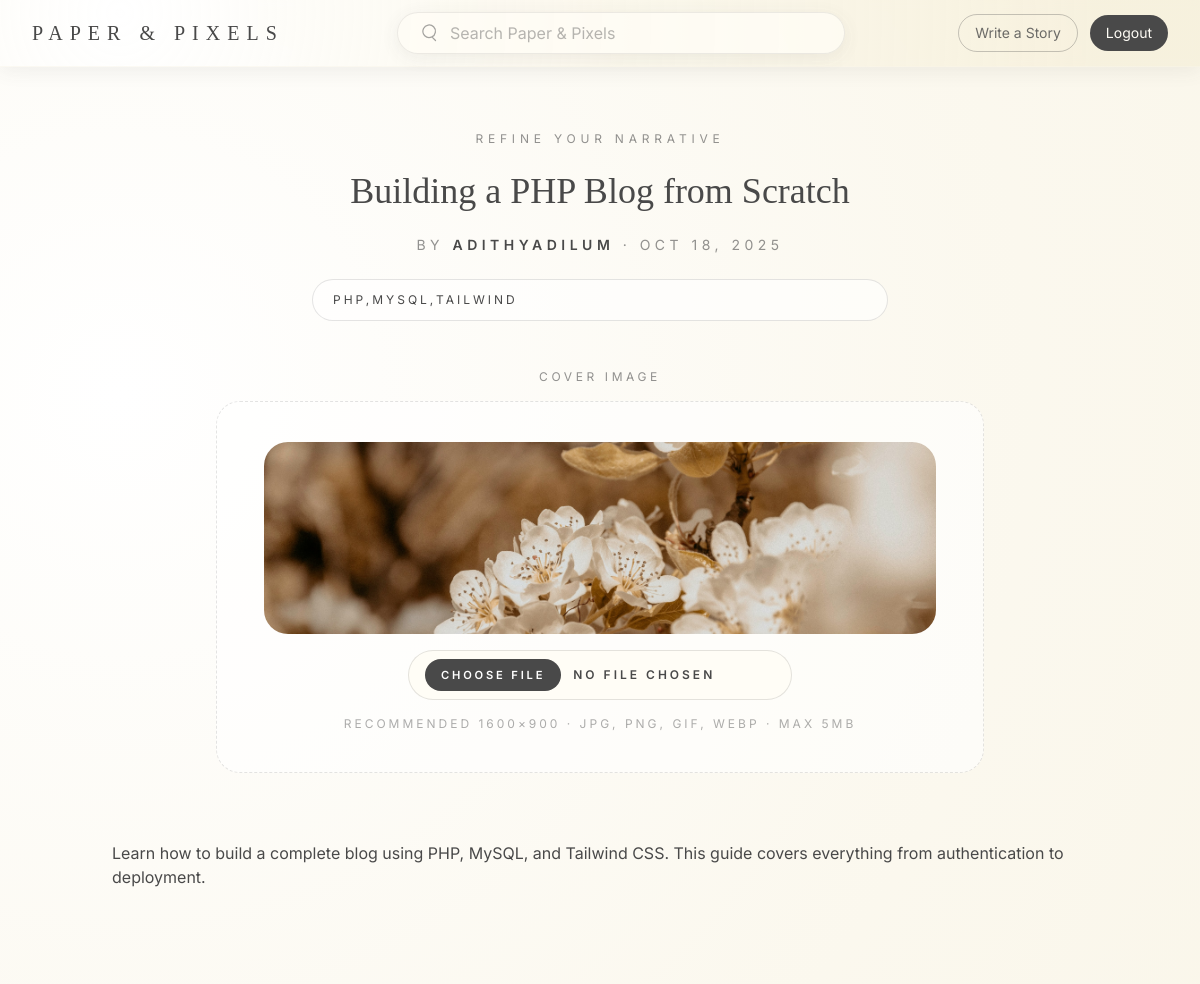
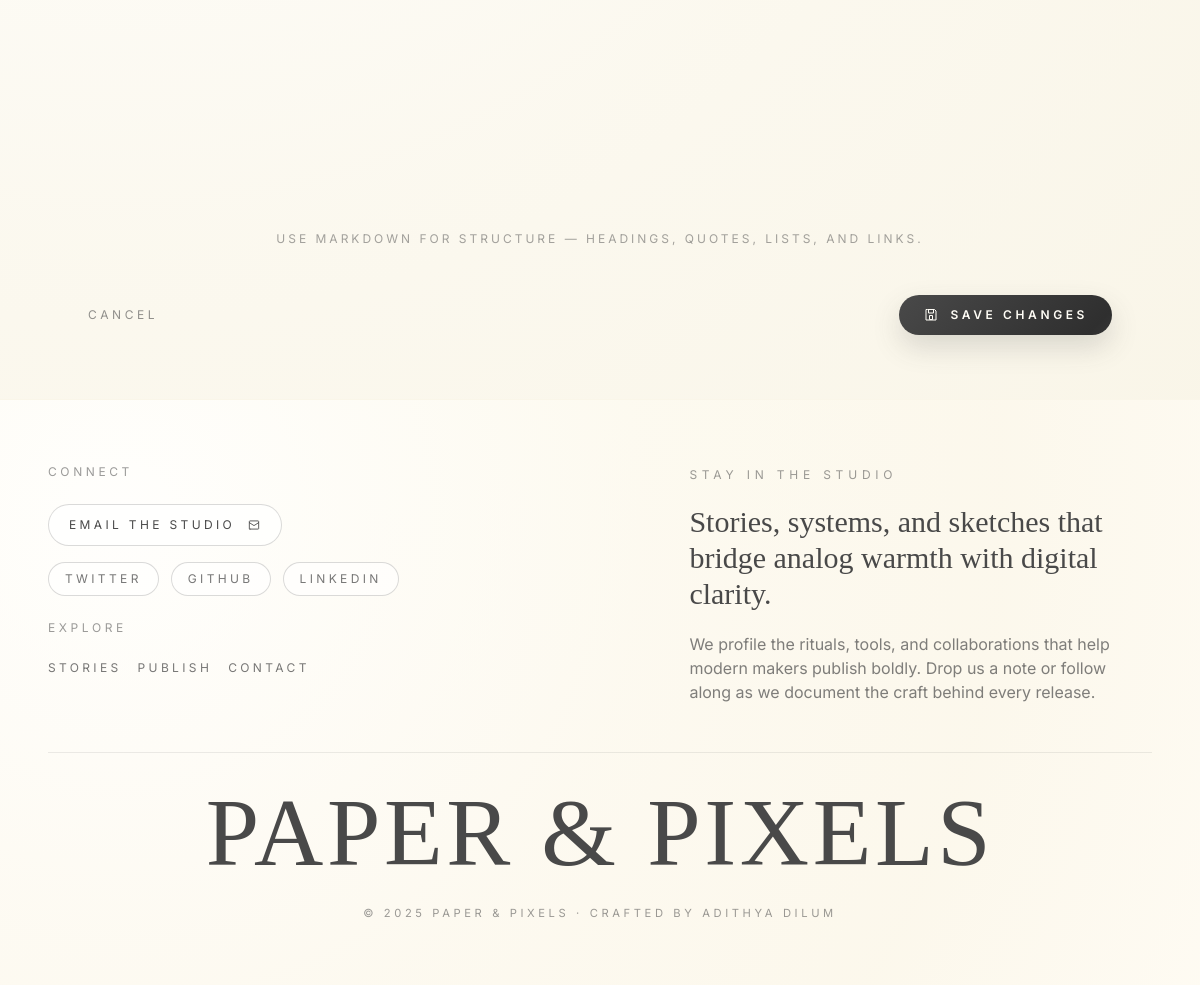
/posts/edit.php?id=7 (signed in), run on the app's committed database (2 pictures, top to bottom).
### tables this page shows
CREATE TABLE `posts` (
  `id` int(11) NOT NULL,
  `user_id` int(11) NOT NULL,
  `title` varchar(255) NOT NULL,
  `content` text NOT NULL,
  `cover_image` varchar(255) DEFAULT NULL,
  `tags` varchar(255) DEFAULT NULL,
  `created_at` datetime DEFAULT current_timestamp(),
  `updated_at` datetime DEFAULT current_timestamp() ON UPDATE current_timestamp()
);

### posts/edit.php (the view, shortened to what this page needs)
<?php
require_once __DIR__ . '/../config.php';
$post_id = (int) $_GET['id'];
$user_id = $_SESSION['user_id'];
$user_role = $_SESSION['role'] ?? 'user';
$isAdmin = ($user_role === 'admin');
$stmt = $conn->prepare("SELECT user_id FROM posts WHERE id=?");
$stmt->bind_param("i", $post_id);
$stmt->execute();
$stmt->bind_result($owner_id);
if ($isAdmin) {
    $stmt = $conn->prepare("SELECT * FROM posts WHERE id = ?");
    $stmt->bind_param("i", $post_id);
} else {
    $stmt = $conn->prepare("SELECT * FROM posts WHERE id = ? AND user_id = ?");
    $stmt->bind_param("ii", $post_id, $user_id);
}
$stmt->execute();
$result = $stmt->get_result();
$post = $result->fetch_assoc();
$page_extra_head = '<link rel="stylesheet" href="https://cdn.jsdelivr.net/npm/simplemde@1.11.2/dist/simplemde.min.css">';
include '../includes/header.php';
?>
<section class="px-6 py-16">
    <form method="POST" enctype="multipart/form-data" class="mx-auto flex max-w-5xl flex-col gap-12">
        <div class="text-center space-y-6">
            <p class="uppercase tracking-[0.4em] text-xs text-charcoal/60">Refine your narrative</p>
            <input type="text"
                name="title"
                required
                value="<?php echo htmlspecialchars($post['title'], ENT_QUOTES, 'UTF-8'); ?>"
                placeholder="Update your story headline"
                class="w-full bg-transparent font-heading text-4xl text-charcoal placeholder:text-charcoal/30 focus:outline-none focus:ring-0 text-center" />
            <p class="text-sm uppercase tracking-[0.32em] text-charcoal/60">
                by <span class="font-semibold text-charcoal"><?php echo htmlspecialchars($_SESSION['username'] ?? 'You', ENT_QUOTES, 'UTF-8'); ?></span>
                · <?php echo date('M d, Y', strtotime($post['created_at'] ?? 'now')); ?>
            </p>
            <div class="flex flex-wrap justify-center gap-2">
                <input type="text"
                    name="tags"
                    placeholder="Comma-separated tags (e.g. design, code, creative)"
                    value="<?php echo htmlspecialchars($post['tags'], ENT_QUOTES, 'UTF-8'); ?>"
                    class="w-full max-w-xl rounded-full border border-charcoal/15 bg-white/60 px-5 py-3 text-xs uppercase tracking-[0.25em] text-charcoal placeholder:text-charcoal/30 focus:border-charcoal/40 focus:outline-none transition" />
            </div>
        </div>
        <div class="flex flex-col items-center gap-4">
            <label class="text-xs uppercase tracking-[0.3em] text-charcoal/60">Cover image</label>
            <div class="relative flex w-full max-w-3xl flex-col items-center justify-center gap-4 rounded-3xl border border-dashed border-charcoal/15 bg-white/60 px-6 py-10 text-center">
                <?php if (!empty($post['cover_image'])): ?>
                    <img src="../uploads/<?php echo htmlspecialchars($post['cover_image'], ENT_QUOTES, 'UTF-8'); ?>" alt="Current cover image" class="h-48 w-full max-w-2xl rounded-2xl object-cover" />
                <?php else: ?>
                    <span class="text-sm uppercase tracking-[0.25em] text-charcoal/60">Drag & drop or upload a cover image</span>
                <?php endif; ?>
                <input type="file"
                    name="cover_image"
                    accept="image/*"
                    class="w-full max-w-sm cursor-pointer rounded-full border border-charcoal/15 bg-linen px-4 py-2 text-xs font-semibold uppercase tracking-[0.25em] text-charcoal transition hover:border-charcoal/40 hover:bg-white file:mr-3 file:rounded-full file:border-0 file:bg-charcoal file:px-4 file:py-2 file:text-xs file:font-semibold file:uppercase file:tracking-[0.25em] file:text-linen file:hover:bg-opacity-80" />
                <p class="text-xs uppercase tracking-[0.25em] text-charcoal/45">Recommended 1600×900 · JPG, PNG, GIF, WEBP · Max 5MB</p>
            </div>
        </div>
        <div>
            <textarea id="content"
                name="content"
                rows="14"
                required
                data-autoresize="true"
                data-markdown-editor="true"
                placeholder="Refine your story in Markdown..."
                class="w-full rounded-3xl bg-transparent px-6 py-5 text-charcoal placeholder:text-charcoal/35 focus:outline-none focus:ring-0 transition"><?php echo htmlspecialchars($post['content'], ENT_QUOTES, 'UTF-8'); ?></textarea>
            <p class="mt-3 text-center text-xs uppercase tracking-[0.25em] text-charcoal/50">Use Markdown for structure — headings, quotes, lists, and links.</p>
        </div>
        <div class="flex flex-col items-center justify-between gap-4 md:flex-row">
            <a href="../index.php" class="text-xs uppercase tracking-[0.3em] text-charcoal/60 hover:text-charcoal">Cancel</a>
            <button type="submit"
                class="btn-major inline-flex items-center gap-3 rounded-full px-6 py-3 text-xs font-semibold uppercase tracking-[0.3em]">
                Save changes
            </button>
        </div>
    </form>
</section>
<?php include '../includes/footer.php'; ?>

### assets/css/style.css (style rules this page uses)
textarea[data-autoresize] { overflow: hidden; resize: none; width: 100%; min-height: 8rem; }
textarea[data-autoresize]::placeholder { color: rgba(73, 73, 73, 0.4); }
html { scroll-behavior: smooth; }
.btn-major { position: relative; display: inline-flex; align-items: center; justify-content: center; background: linear-gradient(135deg, #494949 0%, #2f2f2f 50%, #6d6d6d 100%); background-size: 180% 180%; color: #fffdf6 !important; box-shadow: 0 12px 28px rgba(73, 73, 73, 0.18); transition: transform 0.25s ease, box-shadow 0.25s ease; animation: btn-gradient-flow 12s ease infinite; cursor: pointer; }

### data on the page
posts: title "Building a PHP Blog from Scratch", created_at "OCT 18, 2025", tags "PHP,MySQL,Tailwind", cover_image (picture), content "Learn how to build a complete blog using PHP, MySQL, and Tailwind CSS. This guide covers everything from authentication to deployment."

### other printed values
$_SESSION['username'] "ADITHYADILUM"
